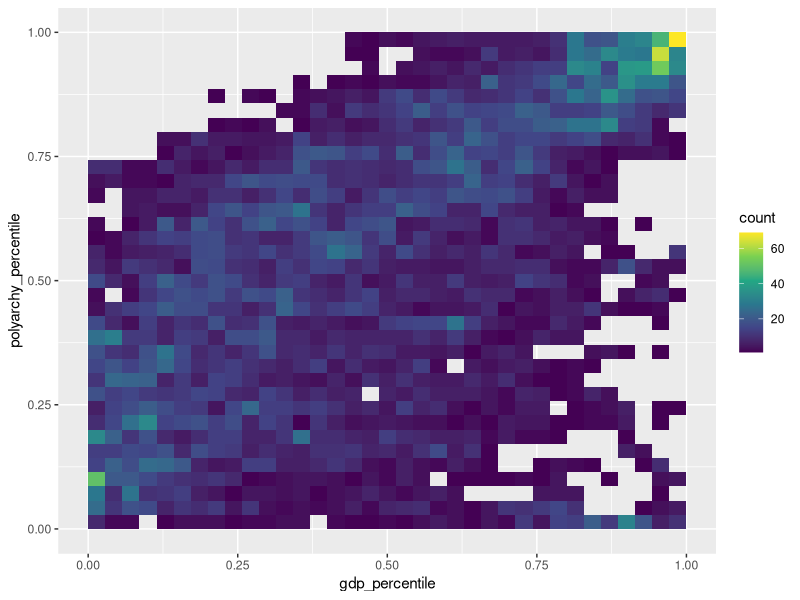
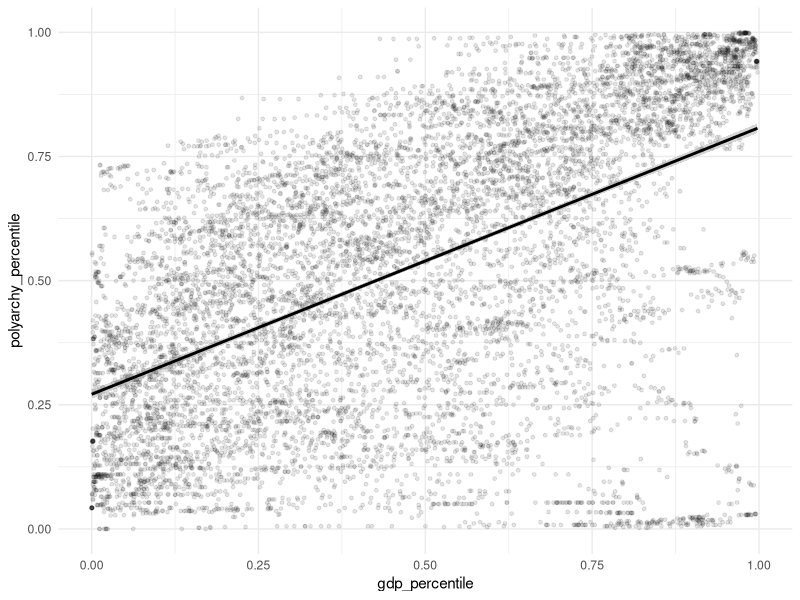
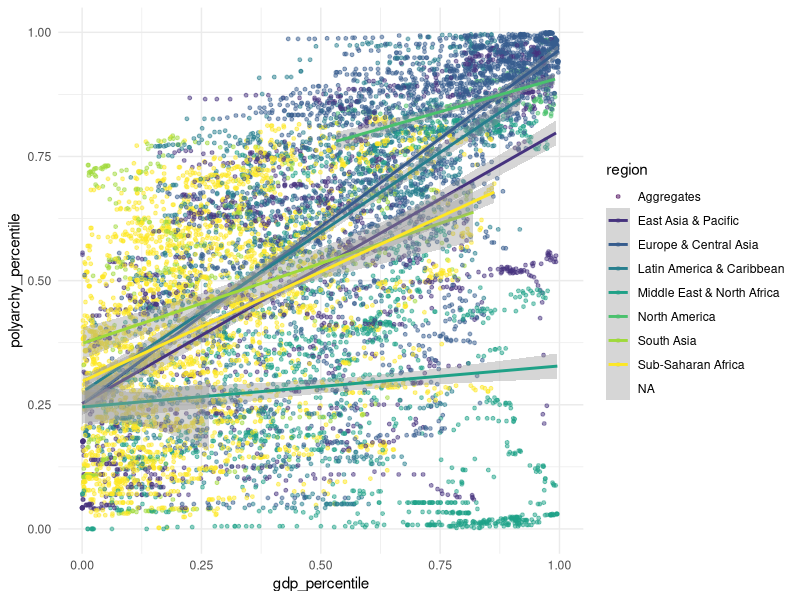

Source code (R) for these figures, in order:
## ---- chunk 1
library(tidyverse)
library(broom)
# install.packages("skimr")
library(skimr)
library(stringr)
df <- read_csv("../data/vdem3.csv")
## ---- chunk 2
# vdem2 <- vdem %>% 
#   select(country_name,
#          histname,
#          historical_date,
#          year,
#          country_text_id,
#          country_id,
#          v2x_polyarchy,
#          v2x_libdem,
#          v2x_partipdem,
#          v2x_delibdem,
#          v2x_egaldem) 
# 
# install.packages("WDI")
# install.packages("countrycode")  
# library(WDI)
# library(countrycode)
# 
# data <- WDI(
#   country = "all",
#   indicator = c(
#     "NY.GDP.PCAP.CD",  
#     "NY.GDP.MKTP.CD",  
#     "SP.POP.TOTL",     
#     "SI.POV.GINI"     
#   ),
#   start = 1960,
#   end = 2024,
#   extra = TRUE  
# )
# 
# WDI_data <- data %>%
#   rename(
#     gdp_per_capita = NY.GDP.PCAP.CD,
#     gdp = NY.GDP.MKTP.CD,
#     population = SP.POP.TOTL,
#     gini = SI.POV.GINI,
#     iso3c = iso3c,
#     region = region
#   ) %>%
#   mutate(
#     continent = countrycode(iso3c, origin = "iso3c", destination = "continent")
#   ) %>%
#   select(year, country, iso3c, gdp_per_capita, gdp, population, gini, region, continent)
# 
# df <- right_join(vdem2, WDI_data, by = c("country_text_id", "year"))
## ---- chunk 3
df <- df %>% 
  rename(polyarchy = v2x_polyarchy, 
         libdem = v2x_libdem, 
         delibdem = v2x_delibdem,
         partidem = v2x_partipdem,
         egaldem = v2x_egaldem, 
         countryid = country_text_id,
         gdppc = gdp_per_capita
         )
## ---- chunk 4
df %>% 
  glimpse()
## ---- chunk 5
df %>% 
  skim(libdem, delibdem, partidem, egaldem, gdppc, gdp, population, gini)
## ---- chunk 6
df_percentiles <- df %>%
  mutate(
    gdp_percentile = percent_rank(gdppc),
    polyarchy_percentile = percent_rank(polyarchy)
  )

ggplot(df_percentiles, aes(x = gdp_percentile, y = polyarchy_percentile)) +
  geom_bin2d(bins = 35) +
  scale_fill_viridis_c() + 
  theme_gray()

ggplot(df_percentiles, aes(x = gdp_percentile, y = polyarchy_percentile)) +
  geom_point(alpha = 0.1, size = 1) +
  geom_smooth(method = lm, color = "black") +
  theme_minimal() 

ggplot(df_percentiles, aes(x = gdp_percentile, y = polyarchy_percentile, color = region)) +
  geom_point(alpha = 0.5, size = 1) +
  geom_smooth(method = lm) +
  theme_minimal() +
  scale_color_viridis_d()
